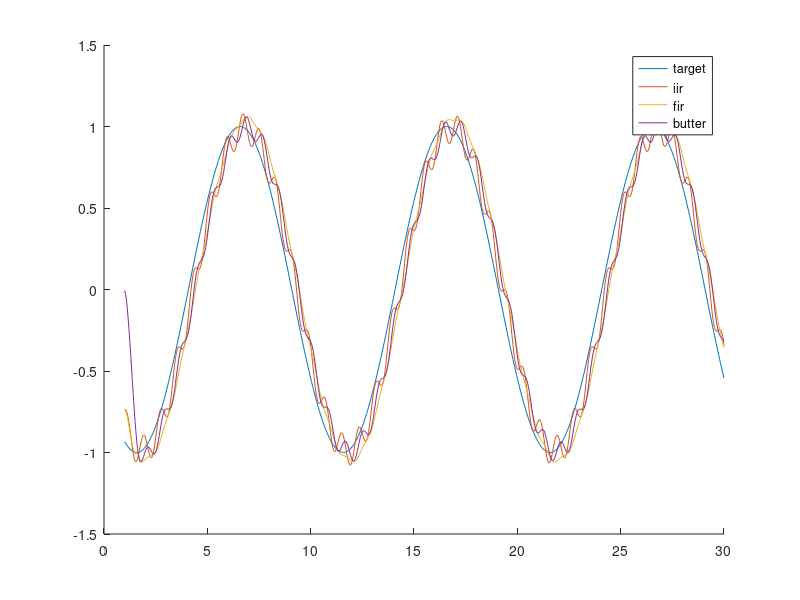

Recreate this plot in MATLAB.
%% Create signal
ball_f = 0.1;
swim_f = 1.25;
sample_f = 24;

ball_T = 1/ball_f;
swim_T = 1/swim_f;
sample_T = 1/sample_f;

tf = 30; % seconds

x = 1:sample_T:tf;
y_swim = 0.2*sin(2*pi*swim_f*x);
y_ball = sin(2*pi*ball_f*x+10);
y = y_swim + y_ball; % y is the observed signal

%% Attempt to estimate signal
cutoff_f = ball_f*7; %swim_f*0.5;

% Setup simple IIR filter
y_diir = y(1); %exponential smoothing or infinite impulse response filter
RC = 1/(2*pi*(cutoff_f));
alpha = sample_T/(RC+sample_T);

% Setup simple FIR filter
y_fir = y(1); %moving windowed average, evenly weighted, or finite impulse response
%win = floor(swim_T/sample_T);
win = floor((1/cutoff_f)/(sample_T*2));

% Setup simple butterworth filter (used by the PID ROS node)
order = 2;
[bb, ba] = butter(order, cutoff_f/(sample_f/2));
[y_b, z] = filter(bb, ba, y(1), zeros(1,order));

for t=2:size(x,2)
    dyt = y(t) - y(t-1);
    
    % Update simple IIR filter
    yt = alpha * y(t) + (1-alpha) * y_diir(t-1);
    y_diir = [y_diir yt];
    
    % Update simple FIR filter
    yt_fir = sum(y(max(t-win,1):t))/min(win,t);
    y_fir = [y_fir yt_fir];
    
    [yt_b, z] = filter(bb, ba, y(t), z);
    y_b = [y_b yt_b];
end

sum(abs(y-y_diir))
sum(abs(y-y_fir))
sum(abs(y-y_b))


%% Plot
close all;
figure;
hold on;
%plot(x,y_swim);
plot(x,y_ball);
%plot(x,y);
plot(x,y_diir);
plot(x,y_fir);
plot(x,y_b);
legend("target","iir","fir","butter")
